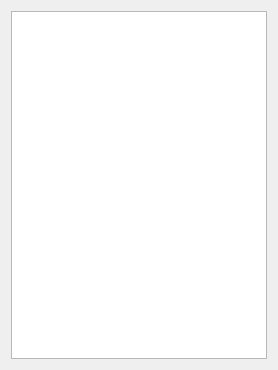
<?xml version="1.0" encoding="UTF-8"?>
<ui version="4.0">
 <class>TwoWidget</class>
 <widget class="QWidget" name="TwoWidget">
  <property name="geometry">
   <rect>
    <x>0</x>
    <y>0</y>
    <width>278</width>
    <height>370</height>
   </rect>
  </property>
  <property name="windowTitle">
   <string>Form</string>
  </property>
  <layout class="QVBoxLayout" name="verticalLayout">
   <item>
    <widget class="QTextBrowser" name="textBrowser"/>
   </item>
  </layout>
 </widget>
 <resources/>
 <connections/>
</ui>
